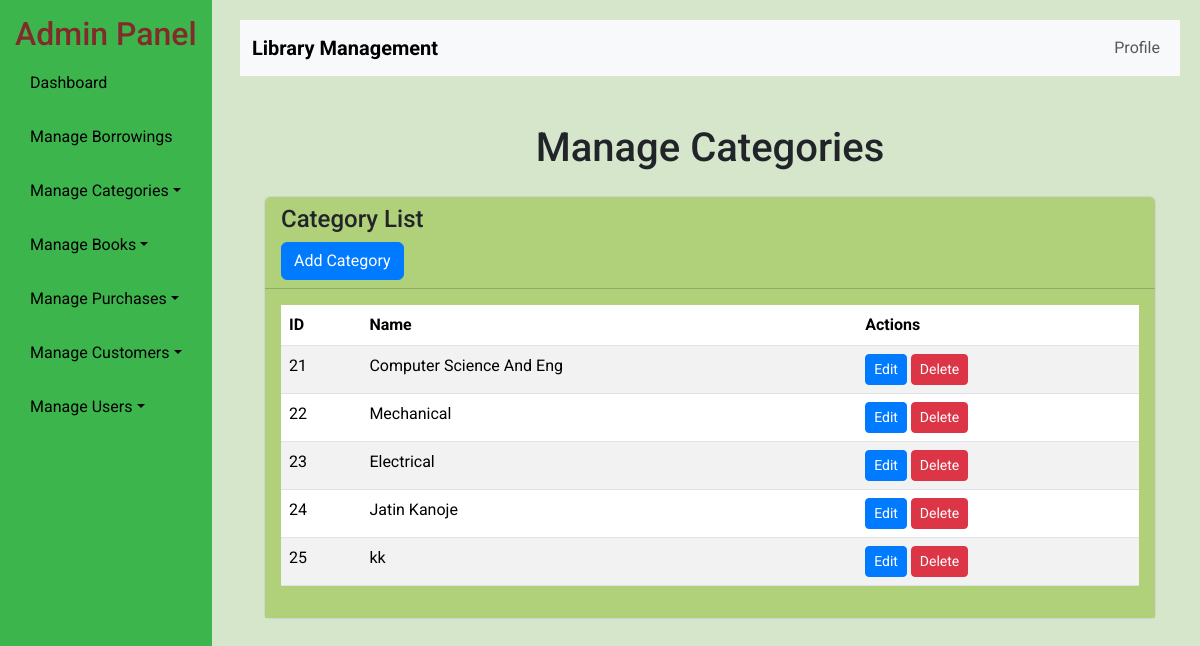
The app's page /ladmin/categories/, older data.
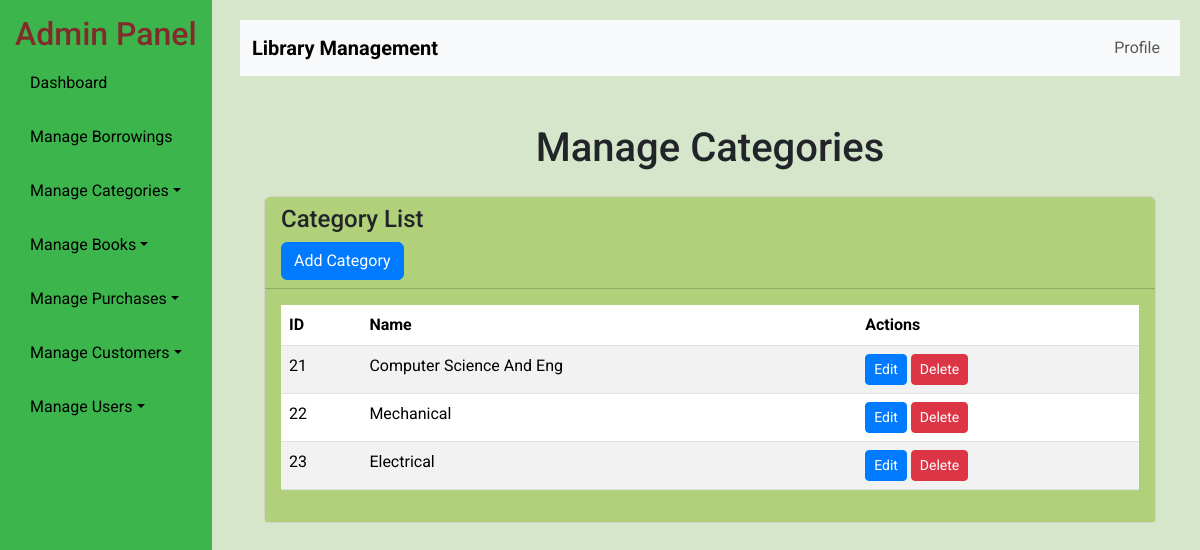
The same page, newer data.
### ladmin/models.py (models this page shows, shortened)
class Category(models.Model):
    name = models.CharField(max_length=255)

### ladmin/views.py (the view)
# urls.py: path('categories/', admin_categories, name='admin_categories'),
def admin_categories(request, category_id=None):
    if category_id:
        category = get_object_or_404(Category, id=category_id)
        books = Book.objects.filter(category=category)
    else:
        category = None
        books = Book.objects.all()
    categories = Category.objects.all()
    return render(request, 'ladmin/acategory.html', {'category': category, 'books': books, 'categories': categories})

### template/ladmin/acategory.html
{% extends "ladmin/base.html" %}
{% block content %}
<div class="container mt-5">
    <h1 class="text-center">Manage Categories</h1>
    <div class="row mt-4">
        <div class="col-md-12">
            <div class="card">
                <div class="card-header">
                    <h4>Category List</h4>
                    <a href="{% url 'admin_add_category' %}" class="btn btn-primary">Add Category</a>
                </div>
                <div class="card-body">
                    <table class="table table-striped">
                        <thead>
                            <tr>
                                <th>ID</th>
                                <th>Name</th>
                                <th>Actions</th>
                            </tr>
                        </thead>
                        <tbody>
                            {% for category in categories %}
                            <tr>
                                <td>{{ category.id }}</td>
                                <td>{{ category.name }}</td>
                                <td>
                                    <a href="#" class="btn btn-sm btn-primary">Edit</a>
                                    <a href="#" class="btn btn-sm btn-danger">Delete</a>
                                </td>
                            </tr>
                            {% endfor %}
                        </tbody>
                    </table>
                </div>
            </div>
        </div>
    </div>
</div>
{% endblock content %}

Row changes from the older to the newer data that the page shows:
removed Category: id "24", name "Jatin Kanoje"
removed Category: id "25", name "kk"
